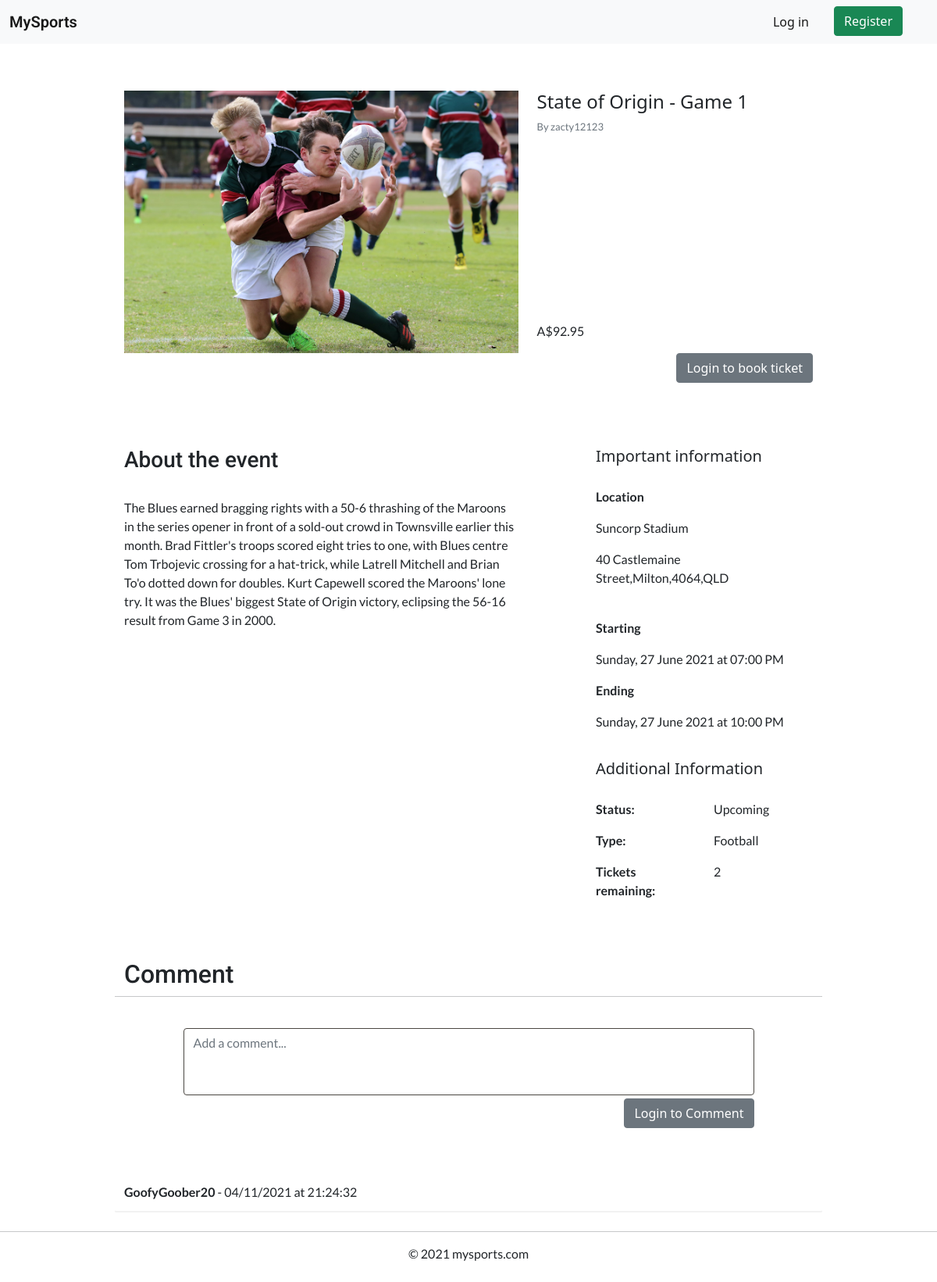
The app's page /view-details/3, older data.
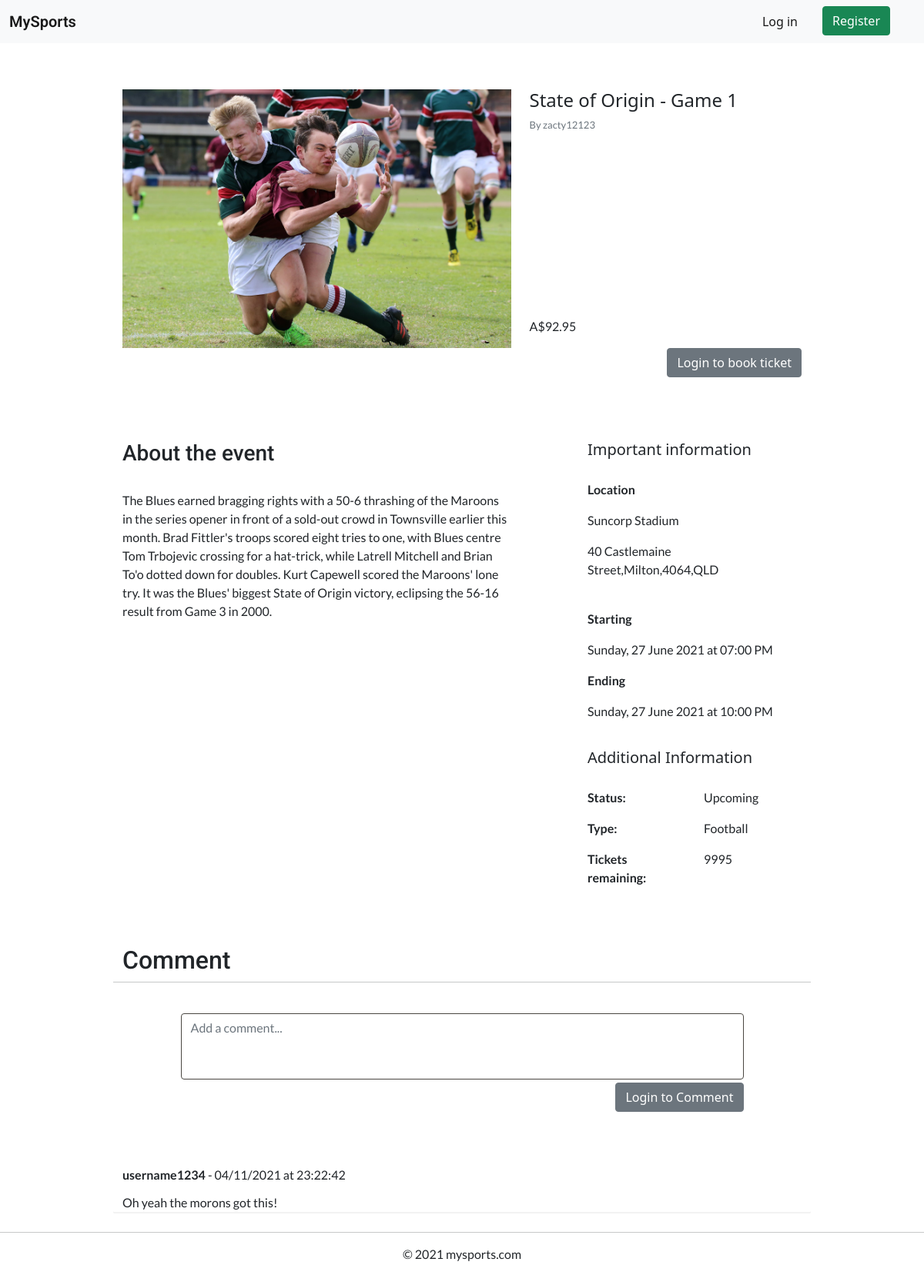
The same page, newer data.
### website/models.py (models this page shows, shortened)
class Event(db.Model):
    __tablename__ = 'events'
    event_id = db.Column(db.Integer, primary_key=True, autoincrement=True)
    title = db.Column(db.String(80))
    description = db.Column(db.String(2000))
    sport = db.Column(db.String(20))
    image = db.Column(db.String(100))
    venue = db.Column(db.String(50))
    address = db.Column(db.String(150))
    start_time = db.Column(db.DateTime())
    end_time = db.Column(db.DateTime())
    status = db.Column(db.String(15))
    tickets_total = db.Column(db.Integer())
    price = db.Column(db.Float())
    user_id = db.Column(db.Integer(), db.ForeignKey('users.user_id'))
    orders = db.relationship('Order')
    comments = db.relationship('Comment')
    @property
    def is_owner(self) -> bool:
        return (self.user == current_user)
    @property
    def user(self) -> User:
        return User.query.filter_by(user_id=self.user_id).first()
    @property
    def tickets_sold(self) -> int:
        tickets_sold = 0
        for order in self.orders:
            tickets_sold += order.ticket_quantity
        return tickets_sold
    @property
    def tickets_remaining(self) -> int:
        return self.tickets_total - self.tickets_sold
    def formatted_time(self, time:datetime):
        return '{}, {} {} {} at {}'.format(get_day(time.weekday()),
                                                time.day,
                                                get_month(time.month - 1),
                                                time.year,
                                                time.strftime("%I:%M %p"))

class Order(db.Model):
    __tablename__ = 'orders'
    order_id = db.Column(db.Integer, primary_key=True, autoincrement=True)
    ticket_quantity = db.Column(db.Integer(), default=0)
    order_date = db.Column(db.DateTime())
    total_cost = db.Column(db.Float())
    user_id = db.Column(db.Integer, db.ForeignKey('users.user_id'))
    event_id = db.Column(db.Integer, db.ForeignKey('events.event_id'))
    @property
    def total_cost(self) -> float:
        return self.ticket_quantity * self.event.price

class Comment(db.Model):
    __tablename__ = 'comments'
    comment_id = db.Column(db.Integer, primary_key=True, autoincrement=True)
    text = db.Column(db.String(400))
    date_of_creation = db.Column(db.DateTime)
    user_id = db.Column(db.Integer, db.ForeignKey('users.user_id'))
    event_id = db.Column(db.Integer, db.ForeignKey('events.event_id'))
    @property
    def user(self) -> User:
        return User.query.filter_by(user_id=self.user_id).first()

class User(db.Model, UserMixin):
    __tablename__='users' # good practice to specify table name
    user_id = db.Column(db.Integer, primary_key=True, autoincrement=True)
    username = db.Column(db.String(20), index=True, unique=True)
    email = db.Column(db.String(100), index=True, unique=True)
    contact_number = db.Column(db.Integer, unique=True, index=True)
    address = db.Column(db.String(100), index=True, unique=True)
    password_hash = db.Column(db.String(255), nullable=False)
    comments = db.relationship('Comment')
    events = db.relationship('Event')
    orders = db.relationship('Order')

### website/views.py (the view, shortened to what this page needs)
@bp.route('/view-details/<event_id>', methods=['GET', 'POST'])
def view_details(event_id):
    event:Event = Event.query.filter_by(event_id=event_id).first()
    if event is None:
        abort(404)
    set_current_event(event)
    cform = CommentForm()
    oform = OrderForm()
    oform.event_id = event_id
    return render_template('view_details.html', event=event, oform=oform, cform=cform)

### website/forms.py (shortened to what this page needs)
class CommentForm(FlaskForm):
    text = TextAreaField(label='', validators=[InputRequired(), Length(min=1, max=400)])

class OrderForm(FlaskForm):
    ticket_quantity = IntegerField(label='', validators=[InputRequired(), NumberRange(min=1)])

### website/misc.py (called while the page is built)
def set_current_event(event:Event):
    session['current_event'] = event.event_id

### website/models.py (called while the page is built)
def get_day(day:int):
    return days_of_week[day]

def get_month(month:int):
    return months[month]

### website/templates/view_details.html (shortened to what this page needs)
{% extends "base.html" %}
{% import "bootstrap/wtf.html" as wtf %}
{% block content %}
<div class="div-3"></div>
<div class="container-fluid">
  <div class="col-11 col-sm-9 mx-auto">
    <div class="row">
      <div class="col-lg-7">
        <img class="image-centered" src="{{ url_for('.download', filename=event.image) }}">
      </div>
      <div class="col-lg-5 d-flex flex-column">
        <h4>{{ event.title }}</h4>
        <p class="mylead text-muted">By {{ event.user.username }}</p>
        <div class="div-6"></div>
        <p class="mt-auto me-2">A${{ event.price }}</p>
      </div>
    </div>
    {% if not event.is_owner %}
    {% if event.status == 'booked' or event.status == 'cancelled' %}
    <p>Cannot book, event is booked or cancelled</p>
    {% elif current_user.is_authenticated %}
    <button class="btn btn-success float-right" type="button" data-bs-toggle="modal" data-bs-target="#ticketmodal">Book
      ticket</button>
    {% else %}
    <a href="{{ url_for('auth.login', next=url_for(request.endpoint, **request.view_args)) }}"
      class="btn btn-secondary float-right" id="order-button">Login to book ticket</a>
    {% endif %}
    {% endif %}
    <div class="div-6"></div>
    <div class="row">
      <div class="col-md-7">
        <h3 class="mytitle centered">About the event</h3>
        <p style="white-space: pre-line; overflow-wrap: break-word;">
          {{ event.description }}
        </p>
      </div>
      <div class="col-md-1"></div>
      <div class="col-md-4">
        <h5>Important information</h5>
        <div class="div-1"></div>
        <p><strong>Location</strong></p>
        <p style="overflow-wrap: break-word;">{{ event.venue }}</p>
        <p style="overflow-wrap: break-word;">{{ event.address }}</p>
        <br>
        <p><strong>Starting</strong></p>
        <p>{{ event.formatted_time(event.start_time) }}</p>
        <p><strong>Ending</strong></p>
        <p>{{ event.formatted_time(event.end_time) }}</p>
        <div class="div-1"></div>
        <h5>Additional Information</h5>
        <div class="div-1"></div>
        <div class="row">
          <div class="col">
            <p><strong>Status:</strong></p>
          </div>
          <div class="col">
            <p>{{ event.status }}</p>
          </div>
        </div>
        <div class="row">
          <div class="col">
            <p><strong>Type:</strong></p>
          </div>
          <div class="col">
            <p>{{ event.sport }}</p>
          </div>
        </div>
        <div class="row">
          <div class="col">
            <p><strong>Tickets remaining:</strong></p>
          </div>
          <div class="col">
            <p>{{ event.tickets_remaining }}</p>
          </div>
        </div>
      </div>
      <div class="div-3"></div>
      <h2 class="mytitle">Comment</h2>
      <hr>
      <div class="col-10 mx-auto">
        <div class="form-group">
          <form action="" method="post">
            {{ wtf.form_field(cform.text, class='form-control', style='resize: none', rows='3',
            placeholder='Add a comment...')}}
            {% if current_user.is_authenticated %}
            <button type="submit" class="btn btn-primary float-right mt-1" type="submit">Post</button>
            {% else %}
            <a href="{{ url_for('auth.login', next=url_for(request.endpoint, **request.view_args)) }}"
              class="btn btn-secondary float-right mt-1">Login to Comment</a>
            {% endif %}
          </form>
        </div>
      </div>
      <div class="div-3"></div>
      {% for comment in event.comments %}
      <div class="comment-container">
        <div class="comment-header">
          <p><strong>{{ comment.user.username }}</strong> - {{ comment.date_of_creation.strftime("%d/%m/%Y at %H:%M:%S")
            }}</p>
        </div>
        <p class="comment-text">{{ comment.text }}</p>
      </div>
      {% endfor %}
    </div>
  </div>
  {% endblock %}

Row changes from the older to the newer data that the page shows:
no longer on this page (row edited): Comment: user.username "GoofyGoober20", date_of_creation "04/11/2021 at 21:24:32"
changed Event "State of Origin - Game 1": tickets_remaining "2" → "9995"
added Comment: user.username "username1234", date_of_creation "04/11/2021 at 23:22:42", text "Oh yeah the morons got this!"
